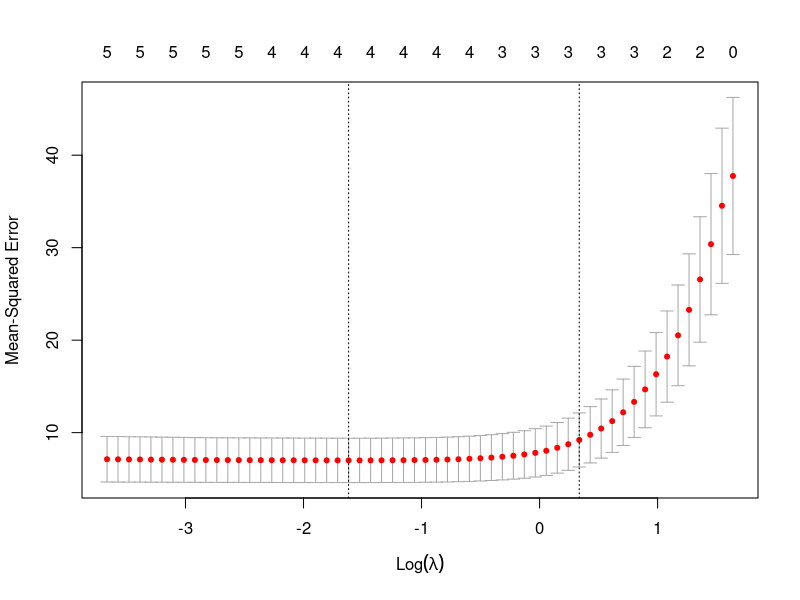

Here is the R script that generated this plot:
## ---- chunk 1
# install.packages("glmnet") # Install the package (only once)
library(glmnet)
head(mtcars)
## ---- chunk 2
# Define the outcome variable
y <- mtcars$mpg

# Define the predictive variables
x <- data.matrix(mtcars[, c("cyl", "hp", "wt", "drat", "gear")])
## ---- chunk 3
# Cross-validation
cv_model <- cv.glmnet(x, y, alpha = 1)  # Changing the alpha parameter leads to other types of regression

# Find the lambda value that minimizes the MSE
best_lambda <- cv_model$lambda.min
best_lambda

# Display the results in a plot
plot(cv_model)
## ---- chunk 4
# Model coefficients
best_model <- glmnet(x, y, alpha = 1, lambda = best_lambda)
coef(best_model)
## ---- chunk 5
linear_model <- lm(mpg ~ cyl + hp + wt + drat + gear, data = mtcars)
model_table <- cbind(coef(best_model), coef(linear_model))
colnames(model_table) <- c("Lasso", "Linear")
model_table
